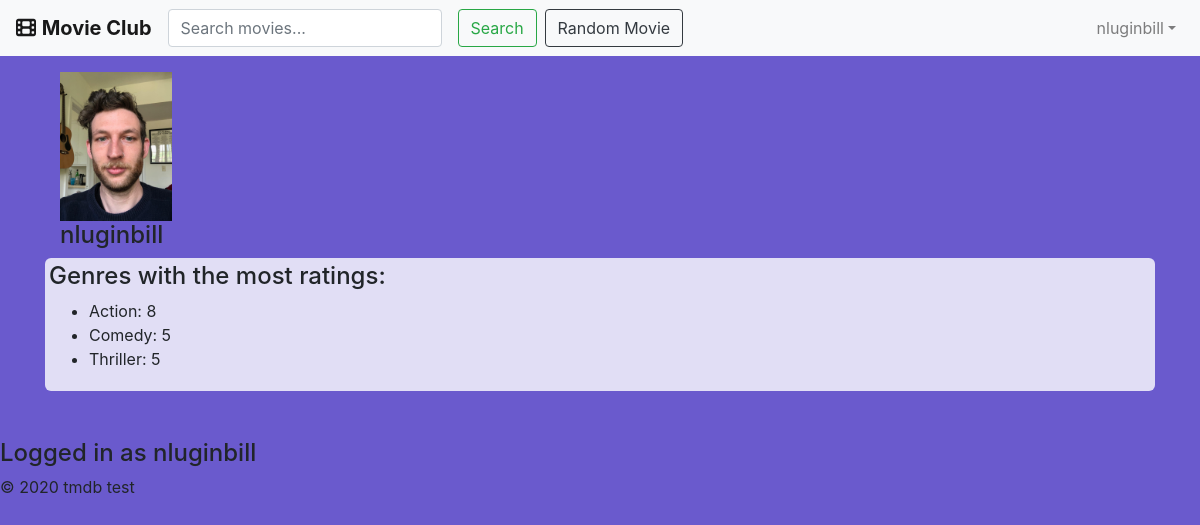
Before: /index.php?action=dashboard (signed in) with the older database file.
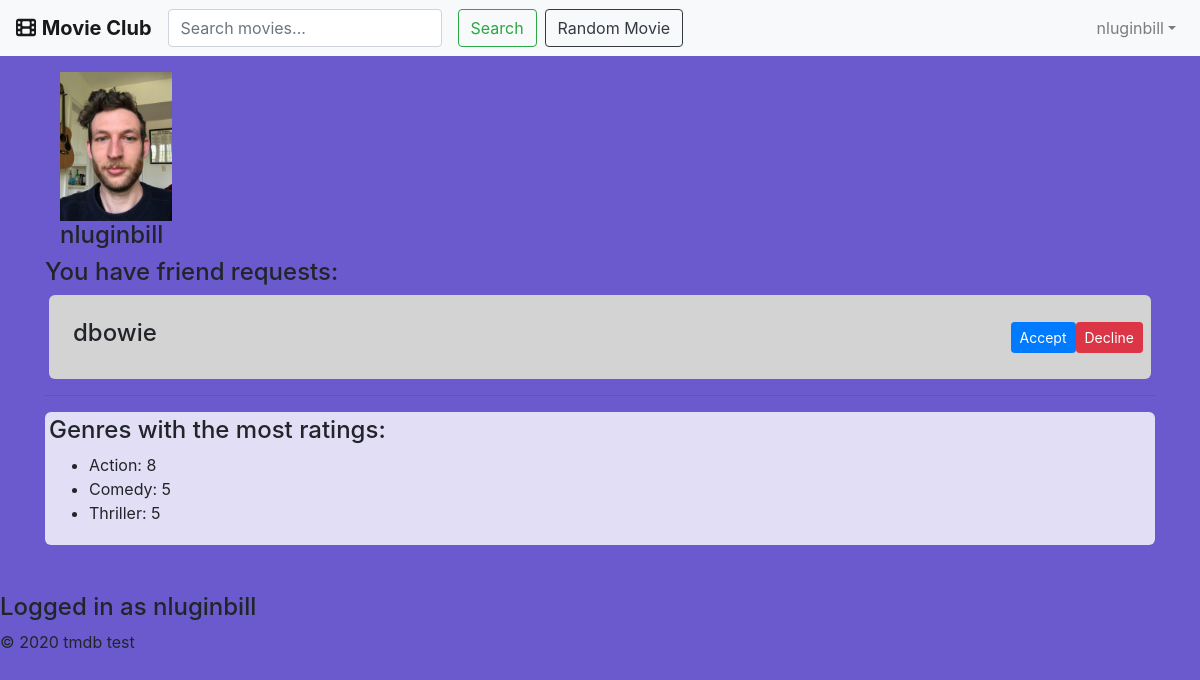
After: the same page with the newer database file.
### tables this page shows
CREATE TABLE `users` (
  `userID` int(11) NOT NULL,
  `email` varchar(128) NOT NULL,
  `username` varchar(128) NOT NULL,
  `password` varchar(256) NOT NULL,
  `proPic` varchar(256) NOT NULL
);

### model/user.php (called while the page is built, shortened)
<?php
class User {
    private $userID, $email, $username, $password, $proPic;
    function __construct($email, $username, $password, $proPic) {
        $this->username = $username;
        $this->proPic = $proPic;
    }
    function getProPic() {
        return $this->proPic;
    }
    public function getUserID() {
        return $this->userID;
    }
    public function getUsername() {
        return $this->username;
    }
    function setUserID($userID): void {
        $this->userID = $userID;
    }
}

### model/userDB.php (called while the page is built, shortened)
<?php
class UserDB {
    public static function getUser($userID) {
        $db = Database::getDB();
        $query = 'SELECT * FROM users
                  WHERE userID = :userID';
        $statement = $db->prepare($query);
        $statement->bindValue(":userID", $userID);
        $statement->execute();
        $row = $statement->fetch();
        $user = new User($row['email'], $row['username'], '', $row['proPic']);
        $user->setUserID($row['userID']);
        return $user;
    }
    public static function getUserByUserName($username) {
        $db = Database::getDB();
        $query = 'SELECT * FROM Users
                  WHERE username = :username';
        $statement = $db->prepare($query);
        $statement->bindValue(":username", $username);
        $statement->execute();
        $row = $statement->fetch(PDO::FETCH_ASSOC);
        $user = new User($row['email'], $row['username'], '', $row['proPic']);
        $user->setUserID($row['userID']);
        return $user;
    }
}

### model/ratingDB.php (called while the page is built, shortened)
<?php
class RatingDB {
    public static function getUserMovieRatings($user) {
        $db = Database::getDB();
        $query = 'SELECT * FROM ratings r
                  INNER JOIN movies m ON r.tmdbID = m.tmdbID
                  WHERE userID = :userID';
        $statement = $db->prepare($query);
        $statement->bindValue(":userID", $user->getUserID());
        $statement->execute();
        $rows = $statement->fetchAll();
        $ratings = null;
        foreach ($rows as $row) {
            $movie = MovieDB::getMovie($row['tmdbID']);
            $rating = new Rating($row['userID'], $row['tmdbID'], $row['rating'], $movie);
            $rating->setRatingID($row['ratingID']);
            $rating->setRatingDate($row['ratingDate']);
            $ratings[] = $rating;
        }
        return $ratings;
    }
}

### model/contHelper.php (called while the page is built)
<?php
class ContHelper {
    public static function getRequestingUsers($user) {
        $pendingRequestIDs = FriendshipDB::getPendingRequests($user);
        $requestingUsers = array();
        for ($i = 0; $i < count($pendingRequestIDs); $i++) {
            array_push($requestingUsers, UserDB::getUser($pendingRequestIDs[$i]));
        }
        return $requestingUsers;
    }
    public static function getTop3Genres($user) {
        $ratings = RatingDB::getUserMovieRatings($user);
        $genres = GenreDB::getGenres();
        $genreCount = array();
        $top3Genres = array();
        foreach ($genres as $genre) {
            $genreCount[$genre->getName()] = 0;
        }
        if (!is_null($ratings)) {
            foreach ($ratings as $rating) {
                for ($i = 0; $i < count($rating->getMovie()->getGenres()); $i++) {
                    $genreCount[$rating->getMovie()->getGenres()[$i]->getName()]++;
                }
            }
            arsort($genreCount);
            for ($i = 0; $i < 3; $i++) {
                $top3Genres[key($genreCount)] = reset($genreCount);
                array_shift($genreCount);
            }
        }
        return $top3Genres;
    }
}

### model/movieDB.php (called while the page is built, shortened)
<?php
class MovieDB {
    public static function getMovie($tmdbID) {
        $db = Database::getDB();
        $query = 'SELECT * FROM moviesgenres mg
                  INNER JOIN genres g ON mg.genreID = g.genreID
                  WHERE movieID = :tmdbID';
        $statement = $db->prepare($query);
        $statement->bindValue(":tmdbID", $tmdbID);
        $statement->execute();
        $rows = $statement->fetchAll();
        $genres = array();
        if ($rows !== false) {
            for ($i = 0; $i < count($rows); $i++) {
                $genre = new Genre($rows[$i]['genreID'], $rows[$i]['name']);
                array_push($genres, $genre);
            }
        }
        $query = 'SELECT * FROM movies
                  WHERE tmdbID = :tmdbID';
        $statement = $db->prepare($query);
        $statement->bindValue(":tmdbID", $tmdbID);
        $statement->execute();
        $row = $statement->fetch();
        $movie = false;
        if ($row !== false) {
            $movie = new Movie($tmdbID, $row['title'], $row['overview'], $row['poster'], $genres);
        }
        return $movie;
    }
}

### model/genreDB.php (called while the page is built, shortened)
<?php
class GenreDB {
    public static function getGenres(){
        $db = Database::getDB();
        $query = 'SELECT * FROM genres';
        $statement = $db->prepare($query);
        $statement->execute();
        $rows = $statement->fetchAll();
        $genres = array();
        foreach ($rows as $row) {
            $genre = new Genre($row['genreID'], $row['name']);
            array_push($genres, $genre);
        }
        return $genres;
    }
}

### model/genre.php (called while the page is built, shortened)
<?php
class Genre {
    private $genreID, $name;
    function __construct($genreID, $name) {
        $this->name = $name;
    }
    function getName() {
        return $this->name;
    }
}

### model/rating.php (called while the page is built, shortened)
<?php
class Rating {
    private $ratingID, $userID, $tmdbID, $ratingDate, $rating, $movie;
    function __construct($userID, $tmdbID, $rating, $movie) {
        $this->movie = $movie;
    }
    function getMovie() {
        return $this->movie;
    }
}

### model/movie.php (called while the page is built, shortened)
<?php
class Movie {
    private $tmdbID, $title, $overview, $poster, $genres;
    function __construct($tmdbID, $title, $overview, $poster, $genres) {
        $this->genres = $genres;
    }
    function getGenres() {
        return $this->genres;
    }
}

### model/friendshipDB.php (called while the page is built, shortened)
<?php
class FriendshipDB {
    public static function getPendingRequests($user) {
        $db = Database::getDB();
        $query = "SELECT * FROM userrelationships
                  WHERE (userFirstID = :userID
                  AND type = 'pending1')
                  OR (userSecondID = :userID
                  AND type = 'pending2')";
        $statement = $db->prepare($query);
        $statement->bindValue(":userID", $user->getUserID(), PDO::PARAM_INT);
        $statement->execute();
        $rows = $statement->fetchAll();
        $requestIDs = array();
        for ($i = 0; $i < count($rows); $i++) {
            if ($user->getUserID() === $rows[$i]['userFirstID']) {
                array_push($requestIDs, $rows[$i]['userSecondID']);
            } else {
                array_push($requestIDs, $rows[$i]['userFirstID']);
            }
        }
        return $requestIDs;
    }
}

### account/dashboard.php (the view, shortened to what this page needs)
<?php include 'view/header.php'; ?>
<div class="container">
        <div class="col-sm-2">
            <img class="mt-3" src="<?php echo Middleware::xecho($user->getProPic()); ?>" style="width: 7rem">
            <h4><?php echo Middleware::xecho($user->getUsername()); ?></h4>
        </div>
    <?php if (count($requestingUsers) > 0) { ?>
        <h4>You have friend requests:</h4>
        <?php for ($i = 0; $i < count($requestingUsers); $i++) { ?>
            <div class="row searchRow h-100 m-1">
                <div class="col-sm m-3 p-2">
                    <h4><?php echo $requestingUsers[$i]->getUsername() ?></h4>
                </div>
                <div class="col-sm m-auto p-2">
                    <form method="post" action="index.php">
                        <button type="submit" class="btn btn-danger btn-sm align-items-center float-right">Decline</button>
                    </form>
                    <form method="post" action="index.php">
                        <button type="submit" class="btn btn-primary btn-sm align-items-center float-right">Accept</button>
                    </form>
                </div>
            </div>
        <?php } ?>
        <hr />
    <?php } ?>
    <?php if (!empty($top3Genres)) { ?>
            <div class="col-sm board p-1">
                <h4>Genres with the most ratings:</h4>
                <ul>
                    <?php foreach ($top3Genres as $genre => $count) { ?>
                        <li><?php echo $genre ?>: <?php echo $count ?></li>
                    <?php } ?>
                </ul>
            </div>
        <?php } ?>
</div>
<?php include 'view/footer.php'; ?>

### index.php (shortened to what this page needs)
<!DOCTYPE html>
<?php
require_once './model/database.php';
require_once './model/user.php';
require_once './model/userDB.php';
require_once './model/movie.php';
require_once './model/movieDB.php';
require_once './model/rating.php';
require_once './model/ratingDB.php';
require_once './model/reviewDB.php';
require_once './model/genre.php';
require_once './model/genreDB.php';
require_once './model/friendshipDB.php';
require_once './model/favoriteDB.php';
require_once './model/contHelper.php';
require_once './model/middleware.php';
$action = filter_input(INPUT_POST, "action");
if ($action === null) {
    $action = filter_input(INPUT_GET, "action");
}
if ($_SESSION['loginUser'] !== 'defaultUser') {
    $user = UserDB::getUserByUsername($_SESSION['loginUser']);
}
switch ($action) {
    case "dashboard":
        $requestingUsers = ContHelper::getRequestingUsers($user);
        $top3Genres = ContHelper::getTop3Genres($user);
        include './account/dashboard.php';
        die();
        break;
}
?>

### view/header.php (shortened to what this page needs)
<!DOCTYPE html>
<html>
    <head>
        <link rel="stylesheet" href="https://maxcdn.bootstrapcdn.com/bootstrap/4.0.0/css/bootstrap.min.css">
        <link rel="stylesheet" href="./main.css">
    </head>
    <body>
        <nav class="navbar navbar-expand-lg navbar-light bg-light">
            <div class="collapse navbar-collapse" id="navbarToggler">
                <a class="navbar-brand" href="index.php?action=main"><i class="fas fa-film"></i>
                    <p style="display: inline"><b>Movie Club</b></p>
                </a>
                <form class="form-inline" method="post" action="index.php">
                    <input class="form-control mr-sm-2" type="search" placeholder="Search movies..." aria-label="Search" name="search">
                    <button class="btn btn-outline-success m-2 my-sm-0" type="submit">Search</button>
                    <?php if ($_SESSION['loginUser'] !== 'defaultUser') { ?>
                        <a href="index.php?action=rater"><button type="button" class="btn btn-outline-dark my-2 my-sm-0">Random Movie</button></a>
                    <?php } ?>
                </form>
            </div>
            <?php if ($_SESSION['loginUser'] === 'defaultUser') { ?>
                <ul class="nav navbar-nav ml-auto mt-2 mt-lg-0">
                    <li class="nav-item active p-3">
                        <a class="navlink" href="index.php?action=login">Log In</a>
                    </li>
                    <li class="nav-item p-3">
                        <a class="navlink" href="index.php?action=register">Register</a>
                    </li>
                </ul>
            <?php } else { ?>
                <ul class="navbar-nav">
                    <li class="nav-item dropdown">
                        <a class="nav-link dropdown-toggle" href="#" id="navbarDropdown"
                           role="button" data-toggle="dropdown" aria-haspopup="true" aria-expanded="false"><?php echo $user->getUsername() ?></a>
                    </li>
                </ul>
            <?php } ?>
        </nav>

### model/middleware.php
<?php
class Middleware {
    public static function xssafe($data, $encoding = 'UTF-8') {
        return htmlspecialchars($data, ENT_QUOTES | ENT_HTML401, $encoding);
    }
    public static function xecho($data) {
        echo self::xssafe($data);
    }
}

### view/footer.php (shortened to what this page needs)
<footer class="mt-5">
    <?php if ($_SESSION['loginUser'] !== 'defaultUser') { ?>
        <h4>Logged in as <?php echo $user->getUsername(); ?></h4>
    <?php } ?>
    <p class="copyright">
        &copy; <?php echo date("Y"); ?> tmdb test
    </p>
</footer>
</body>
</html>

### main.css (style rules this page uses)
body, html { height: 100%; }
hr { color: yellow; }
body { background-color: slateblue; }
.socialNav, .board { background-color: rgba(255, 255, 255, 0.8); border-radius: 6px; }
.searchRow { background-color: lightgrey; border-radius: 6px; overflow: hidden; }

Changed rows visible on the page:
added users: username "dbowie"
Other visible differences:
text now shown: "You have friend requests:"
